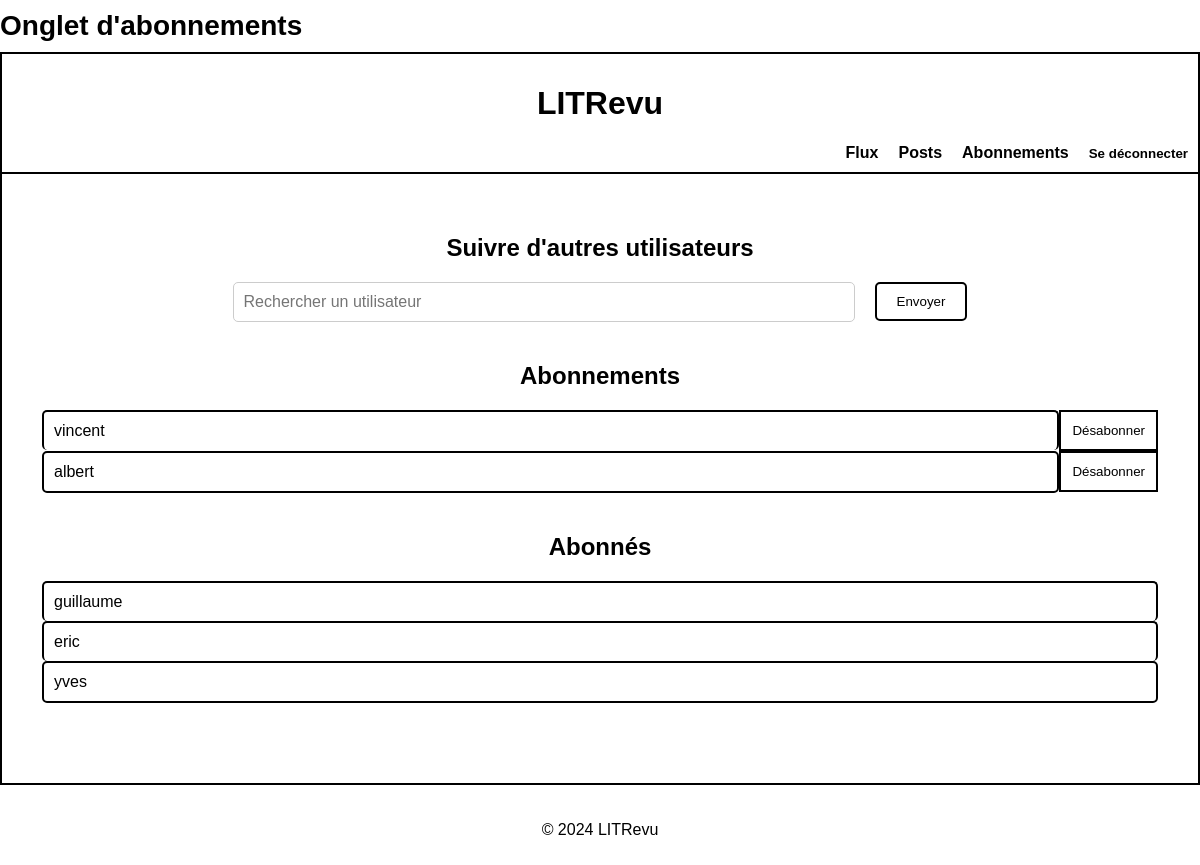
/subscriptions/follows/ (signed in), run on the app's committed database.
### subscriptions/models.py (models this page shows)
class UserFollows(models.Model):
    user = models.ForeignKey(
        to=settings.AUTH_USER_MODEL,
        on_delete=models.CASCADE,
        related_name='following_subscriptions'
    )
    followed_user = models.ForeignKey(
        to=settings.AUTH_USER_MODEL,
        on_delete=models.CASCADE,
        related_name='follower_subscriptions'
    )
    class Meta:
        unique_together = ('user', 'followed_user')
    def __str__(self):
        return f'{self.user} suit {self.followed_user}'

### authentication/models.py (models this page shows, shortened)
class CustomUser(AbstractUser):
    ROLE_CHOICES = [
        ('USER', 'Utilisateur'),
        ('DEVELOPER', 'Développeur'),
    ]
    role = models.CharField(max_length=10, choices=ROLE_CHOICES, default='USER')
    is_developer = models.BooleanField(default=False)
    follows = models.ManyToManyField(
        'self', through='subscriptions.UserFollows', related_name='is_followed_by', symmetrical=False
    )

### subscriptions/views.py (the view)
# urls.py: path('follows/', FollowsListView.as_view(), name='follows_list'),
class FollowsListView(LoginRequiredMixin, ListView):
    model = UserFollows
    template_name = 'subscriptions/follow_user.html'
    context_object_name = 'follows'
    login_url = reverse_lazy('login')
    def get_context_data(self, **kwargs):
        context = super().get_context_data(**kwargs)
        following = UserFollows.objects.filter(user=self.request.user)
        followers = UserFollows.objects.filter(followed_user=self.request.user)
        print(f"DEBUG: Following count: {following.count()}, Followers count: {followers.count()}")
        context['following'] = following
        context['followers'] = followers
        context['form'] = FollowUserForm()  # Ajout du formulaire ici
        print("DEBUG: Formulaire de suivi ajouté au contexte")
        return context
    def get_queryset(self):
        queryset = UserFollows.objects.filter(user=self.request.user)
        print(f"DEBUG: QuerySet pour les utilisateurs suivis récupéré: {queryset}")
        return queryset

### subscriptions/forms.py (shortened to what this page needs)
class FollowUserForm(forms.Form):
    user_id = forms.ModelChoiceField(
        queryset=User.objects.all(),  # Charger tous les utilisateurs
        label="Utilisateur",
        widget=forms.HiddenInput  # Champ caché pour soumettre l'ID utilisateur
    )

### subscriptions/templates/subscriptions/follow_user.html (shortened to what this page needs)
{% extends 'base.html' %}
{% block title %}Onglet d'abonnements{% endblock %}
{% block content %}
<div class="subscription-container">
    <div class="subscription-section">
        <h2 class="subscription-title">Suivre d'autres utilisateurs</h2>
        <div class="subscription-search-section">
            <form method="post" id="follow-form" class="subscription-search-form">
                <div class="input-btn-container">
                    <div class="input-container">
                        <input type="text" name="username" id="search_user" placeholder="Rechercher un utilisateur" class="subscription-search-input" autocomplete="off">
                    </div>
                    <div class="btn-container">
                        <button type="submit" class="btn btn-primary">Envoyer
                        </button>
                    </div>
                </div>
            </form>
        </div>
    </div>
    <div class="subscription-section">
        <h2 class="subscription-title">Abonnements</h2>
        <div class="subscription-list" id="following-list">
            {% for follow in following %}
            <div class="subscription-row">
                <div class="subscription-list-item {% if forloop.last %}border-bottom{% endif %} bordered-item">
                    <div class="subscription-info">
                        <div class="subscription-content-left">
                            <div class="subscription-username">{{ follow.followed_user.username }}</div>
                        </div>
                    </div>
                </div>
                <div class="subscription-unsubscribe">
                    <form method="post" action="{% url 'unfollow_user' follow.pk %}">
                        <button type="submit" class="btn btn-unsubscribe">Désabonner</button>
                    </form>
                </div>
            </div>
            {% empty %}
            <p>Vous ne suivez personne pour l'instant.</p>
            {% endfor %}
        </div>
    </div>
    <div class="subscription-section">
        <h2 class="subscription-title">Abonnés</h2>
        <div class="follower-list">
            {% for follower in followers %}
            <div class="subscription-row">
                <div class="subscription-list-item {% if forloop.last %}border-bottom{% endif %} bordered-item">
                    <div class="subscription-info">
                        <div class="subscription-content-left">
                            <div class="subscription-username">{{ follower.user.username }}</div>
                        </div>
                    </div>
                </div>
            </div>
            {% empty %}
            <p>Personne ne vous suit pour l'instant.</p>
            {% endfor %}
        </div>
    </div>
</div>
{% endblock %}

### static/css/styles.css (style rules this page uses)
body { font-family: Arial, sans-serif; margin: 0; padding: 0; box-sizing: border-box; min-height: 100vh; display: flex; flex-direction: column; justify-content: flex-start; align-items: center; }
.btn-primary { background-color: #ffffff; color: rgb(0, 0, 0); padding: 10px 20px; border: 2px solid black; border-radius: 5px; cursor: pointer; transition: background-color 0.3s; }
.subscription-section { flex-direction: column; align-items: center; margin-bottom: 40px; }
.subscription-title { text-align: center; font-size: 24px; font-weight: bold; margin-bottom: 20px; }
.subscription-search-form, .input-btn-container { display: flex; justify-content: center; align-items: center; gap: 20px; }
.subscription-search-input { width: 600px; padding: 10px; font-size: 16px; border: 1px solid #ccc; border-radius: 5px; }
.subscription-list-item { display: flex; justify-content: space-between; align-items: center; padding: 10px; border: 2px solid black; border-radius: 5px; }
.bordered-item:not(.border-bottom) { border-bottom: none; }
.subscription-row { display: flex; justify-content: space-between; align-items: center; }
.subscription-list-item { flex-grow: 1; display: flex; justify-content: space-between; align-items: center; }
.subscription-unsubscribe { margin-left: 0; border-left: 2px solid black; display: flex; align-items: center; }
.btn-unsubscribe { background-color: transparent; color: black; border: 2px solid black; padding: 11px; text-align: center; border-left: none; cursor: pointer; height: 100%; box-sizing: border-box; }
.subscription-list-item { padding: 10px; border: 2px solid black; margin-bottom: 0; }

### data on the page
UserFollows: followed_user.username "vincent"
UserFollows: followed_user.username "albert"
UserFollows: user.username "guillaume"
UserFollows: user.username "eric"
UserFollows: user.username "yves"
